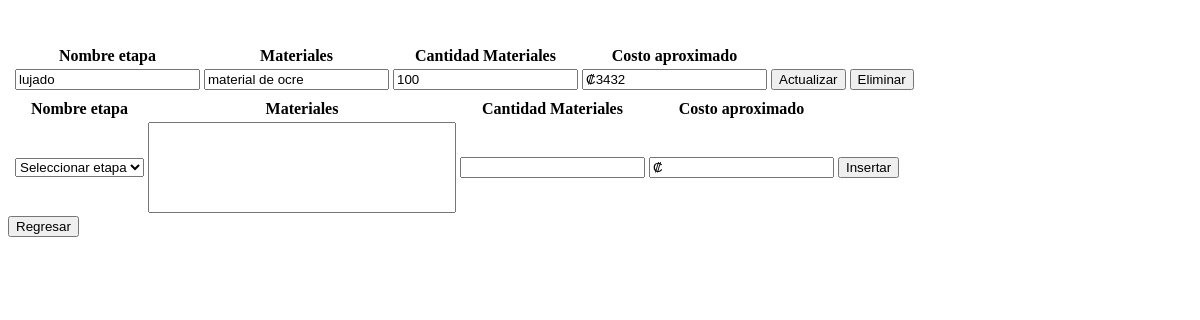
The page /view/ObraEtapaMaterialesView.php on the database as committed earlier.
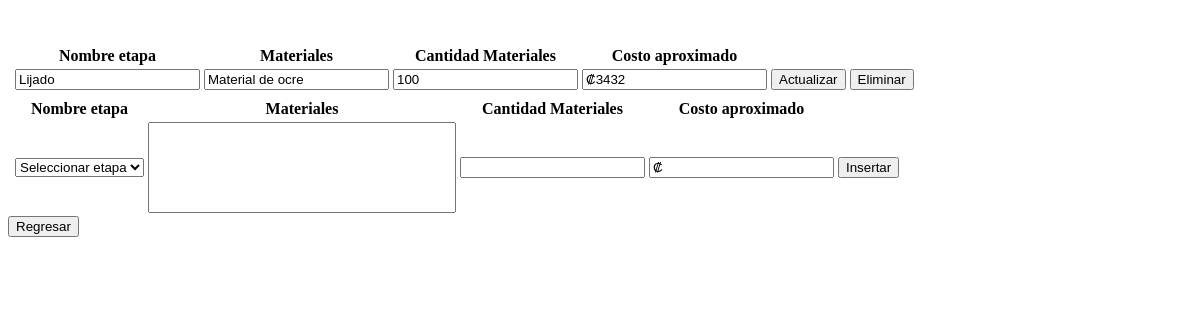
The same page on the database as committed later.
### tables this page shows
CREATE TABLE `tbobraetapamateriales` (
  `tbetapamaterialesid` int(11) NOT NULL,
  `tbetapaid` int(11) NOT NULL,
  `tbetapanombremateriales` varchar(1000) NOT NULL,
  `tbetapacantidad` int(11) NOT NULL,
  `tbetapacostoaproximado` int(11) NOT NULL
);

CREATE TABLE `tbobraetapa` (
  `tbobraetapaid` int(11) NOT NULL,
  `tbobraid` int(11) NOT NULL,
  `tbobraetapanombre` text NOT NULL,
  `tbobraetapadescricion` text NOT NULL,
  `tbobraetapaduracionaproximada` int(11) NOT NULL
);

### data/ObraEtapaMaterialesData.php (called while the page is built, shortened)
<?php
include '../domain/ObraEtapaMateriales.php';
class ObraEtapaMaterialesData extends Data {
    public function getAllObraEtapaMateriales() {
        $conn = mysqli_connect($this->server, $this->user, $this->password, $this->db);
        $conn->set_charset('utf8');
        $querySelect = "SELECT * FROM tbobraetapamateriales;";
        $result = mysqli_query($conn, $querySelect);
        $obraMateriales = [];
        while ($row = mysqli_fetch_array($result)) {
            $currentEtapa = new ObraEtapaMateriales($row['tbetapamaterialesid'], $row['tbetapaid'], $row['tbetapanombremateriales'], $row['tbetapacantidad'], $row['tbetapacostoaproximado']);
            array_push($obraMateriales, $currentEtapa);
        }
        return $obraMateriales;
    }
}

### business/ObraEtapaMaterialesBusiness.php (called while the page is built, shortened)
<?php
include '../data/ObraEtapaMaterialesData.php';
class ObraEtapaMaterialesBusiness {
    private $ObraEtapaMaterialesData;
    public function ObraEtapaMaterialesBusiness() {
        $this->ObraEtapaMaterialesData = new ObraEtapaMaterialesData();
    }
    public function getAllObraEtapaMateriales() {
        return $this->ObraEtapaMaterialesData->getAllObraEtapaMateriales();
    }
}

### data/ObraEtapaData.php (called while the page is built, shortened)
<?php
class ObraEtapaData extends Data {
    public function getNombreEtapa($idEtapa) {
        $conn = mysqli_connect($this->server, $this->user, $this->password, $this->db);
        $conn->set_charset('utf8');
        $querySelect = "SELECT 	tbobraetapanombre FROM tbobraetapa WHERE tbobraetapaid  = '". $idEtapa ."';";
        $result = mysqli_query($conn, $querySelect);
        $nombreEmpleado = "";
        while ($row = mysqli_fetch_array($result)) {
            $nombreEmpleado = $row['tbobraetapanombre'];
        }
        return $nombreEmpleado;
    }
}

### business/ObraEtapaBusiness.php (called while the page is built, shortened)
<?php
include '../data/ObraEtapaData.php';
class ObraEtapaBusiness {
    private $ObraEtapaData;
    public function ObraEtapaBusiness() {
        $this->ObraEtapaData = new ObraEtapaData();
    }
    public function getNombreEtapa($obraEtapaId)  {
        return $this->ObraEtapaData->getNombreEtapa($obraEtapaId) ;
    }
}

### domain/ObraEtapaMateriales.php (called while the page is built, shortened)
<?php
class ObraEtapaMateriales{
    private $obraEtapaMaterialesId;
    private $etapaNombreMateriales;
    private $etapaCantidad;
    private $etapaCostoAproximado;
    function ObraEtapaMateriales($obraEtapaMaterialesId, $etapaId,$etapaNombreMateriales, $etapaCantidad, $etapaCostoAproximado) {
        $this->obraEtapaMaterialesId = $obraEtapaMaterialesId;
        $this->etapaNombreMateriales = $etapaNombreMateriales;
        $this->etapaCantidad = $etapaCantidad;
        $this->etapaCostoAproximado = $etapaCostoAproximado;
    }
    function getObraEtapaMaterialesId() {
        return $this->obraEtapaMaterialesId;
    }
    function getEtapaNombreMateriales() {
        return $this->etapaNombreMateriales;
    }
    function getEtapaCantidad() {
        return $this->etapaCantidad;
    }
    function getEtapaCostoAproximado() {
        return $this->etapaCostoAproximado;
    }
}

### view/ObraEtapaMaterialesView.php (the view, shortened to what the changed rows need)
<!DOCTYPE html>
<html lang="en">
<head>
    <?php
    include '../business/ObraEtapaMaterialesBusiness.php';
    include '../business/ObraEtapaBusiness.php';
    ?>
</head>
<body>
    <section id="form">
        <table>
            <tr>
            <th> </th>
                <th>Nombre etapa</th>
                <th>Materiales</th>
                <th>Cantidad Materiales</th>
                <th>Costo aproximado</th>
            </tr>
            <tbody id=buscar>
                <?php
                $ObraEtapaMaterialesBusiness = new ObraEtapaMaterialesBusiness();
                $ObraEtapaBusiness = new ObraEtapaBusiness();
                $allObrasEtapaMateriales = $ObraEtapaMaterialesBusiness->getAllObraEtapaMateriales();
                foreach ($allObrasEtapaMateriales as $current) {
                    echo '<form method="post" enctype="multipart/form-data" action="../business/ObraEtapaMaterialesAction.php">';
                    echo '<td><input type="hidden" readonly name="etapamaterialid" id="etapamaterialid" value="' . $current->getObraEtapaMaterialesId(). '"/></td>';
                    echo '<td><input type="text" readonly name="nombreetapa" id="nombreetapa" value="' . $ObraEtapaBusiness->getNombreEtapa($current->getEtapaId()) .  '"/></td>';
                    echo '<td><input required type="text" name="nombrematerial" id="nombrematerial" value="' . $current->getEtapaNombreMateriales() . '"/></td>';
                    echo '<td><input required type="text" data-mask  ="####" name="cantidadmaterial" id="cantidadmaterial" value="' . $current->getEtapaCantidad() . '"/></td>';
                    echo '<td><input required type="text" data-mask  ="₡ #.##0,00" name="montoaproximado" id="montoaproximado" value="₡' . $current->getEtapaCostoAproximado() . '"/></td>';
                    echo '<td><input type="submit" value="Actualizar" name="actualizar" id="actualizar"/></td>';
                    echo '<td><button onclick="eliminarEtapaMaterial(' . $current->getObraEtapaMaterialesId() . ')">Eliminar</button></td>';
                    echo '</form>';
                }
                ?>
            </tbody>
            <table>
                <tr>
                    <th></th>
                </tr>
                <th></th>
                <th>Nombre etapa</th>
                <th>Materiales</th>
                <th>Cantidad Materiales</th>
                <th>Costo aproximado</th>
            </table>
    </table>
    </section>
</body>
</html>

Rows that differ between the two databases and show on the page:
changed tbobraetapamateriales: nombreetapa "lujado" → "Lijado"; nombrematerial "material de ocre" → "Material de ocre"
